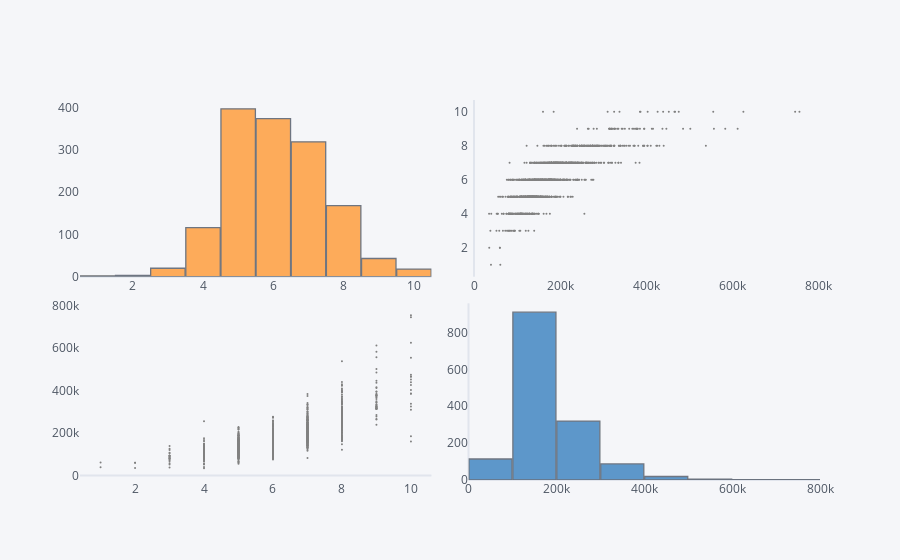

This figure's notebook cell:
### Markdown cell above
The Sale Prices of Houses is right skewed as it is seen above which means that  the mean greater than mode and median and median is greater than mode.We need to fix this skewness because many of the algorithms assume that the data science is normal and calculate various stats assuming this.We can fix this by using numpy.log1p() method normalise skweness by adding one(one added so that the zeros are being transformed to one as log of 0 is not defined) and taking natural log.  So the more the data is close to normal the more it fits the assumption.

### Code cell
train[["OverallQual","SalePrice"]].scatter_matrix()
#The figures below there is a string correlation between the two

### Figure 1 — Plotly figure (JSON) as saved in the notebook; plotly's stock layout.template omitted (floating-point values rounded to 4 significant figures; data arrays with more than 128 entries replaced by an {"elided": "..."} marker saying what was removed)
{"data": [{"histfunc": "count", "histnorm": "", "marker": {"color": "rgba(255, 153, 51, 1.0)", "line": {"color": "#4D5663", "width": 1.3}}, "name": "OverallQual", "nbinsx": 10, "opacity": 0.8, "orientation": "v", "type": "histogram", "x": {"elided": "1460 int values"}, "xaxis": "x", "yaxis": "y"}, {"line": {"color": "rgba(128, 128, 128, 1.0)", "dash": "solid", "shape": "linear", "width": 1.3}, "marker": {"size": 2, "symbol": "circle"}, "mode": "markers", "name": "OverallQual", "text": "", "type": "scatter", "x": {"elided": "1460 int values"}, "xaxis": "x2", "y": {"elided": "1460 int values"}, "yaxis": "y2"}, {"line": {"color": "rgba(128, 128, 128, 1.0)", "dash": "solid", "shape": "linear", "width": 1.3}, "marker": {"size": 2, "symbol": "circle"}, "mode": "markers", "name": "SalePrice", "text": "", "type": "scatter", "x": {"elided": "1460 int values"}, "xaxis": "x3", "y": {"elided": "1460 int values"}, "yaxis": "y3"}, {"histfunc": "count", "histnorm": "", "marker": {"color": "rgba(55, 128, 191, 1.0)", "line": {"color": "#4D5663", "width": 1.3}}, "name": "SalePrice", "nbinsx": 10, "opacity": 0.8, "orientation": "v", "type": "histogram", "x": {"elided": "1460 int values"}, "xaxis": "x4", "yaxis": "y4"}], "layout": {"bargap": 0.02, "legend": {"bgcolor": "#F5F6F9", "font": {"color": "#4D5663"}}, "paper_bgcolor": "#F5F6F9", "plot_bgcolor": "#F5F6F9", "showlegend": false, "title": {"font": {"color": "#4D5663"}}, "xaxis": {"anchor": "y", "domain": [0.0, 0.475], "gridcolor": "#E1E5ED", "showgrid": false, "tickfont": {"color": "#4D5663"}, "title": {"font": {"color": "#4D5663"}, "text": ""}, "zerolinecolor": "#E1E5ED"}, "xaxis2": {"anchor": "y2", "domain": [0.525, 1.0], "gridcolor": "#E1E5ED", "showgrid": false, "tickfont": {"color": "#4D5663"}, "title": {"font": {"color": "#4D5663"}, "text": ""}, "zerolinecolor": "#E1E5ED"}, "xaxis3": {"anchor": "y3", "domain": [0.0, 0.475], "gridcolor": "#E1E5ED", "showgrid": false, "tickfont": {"color": "#4D5663"}, "title": {"font": {"color": "#4D5663"}, "text": ""}, "zerolinecolor": "#E1E5ED"}, "xaxis4": {"anchor": "y4", "domain": [0.525, 1.0], "gridcolor": "#E1E5ED", "showgrid": false, "tickfont": {"color": "#4D5663"}, "title": {"font": {"color": "#4D5663"}, "text": ""}, "zerolinecolor": "#E1E5ED"}, "yaxis": {"anchor": "x", "domain": [0.535, 1.0], "gridcolor": "#E1E5ED", "showgrid": false, "tickfont": {"color": "#4D5663"}, "title": {"font": {"color": "#4D5663"}, "text": ""}, "zerolinecolor": "#E1E5ED"}, "yaxis2": {"anchor": "x2", "domain": [0.535, 1.0], "gridcolor": "#E1E5ED", "showgrid": false, "tickfont": {"color": "#4D5663"}, "title": {"font": {"color": "#4D5663"}, "text": ""}, "zerolinecolor": "#E1E5ED"}, "yaxis3": {"anchor": "x3", "domain": [0.0, 0.465], "gridcolor": "#E1E5ED", "showgrid": false, "tickfont": {"color": "#4D5663"}, "title": {"font": {"color": "#4D5663"}, "text": ""}, "zerolinecolor": "#E1E5ED"}, "yaxis4": {"anchor": "x4", "domain": [0.0, 0.465], "gridcolor": "#E1E5ED", "showgrid": false, "tickfont": {"color": "#4D5663"}, "title": {"font": {"color": "#4D5663"}, "text": ""}, "zerolinecolor": "#E1E5ED"}}}
